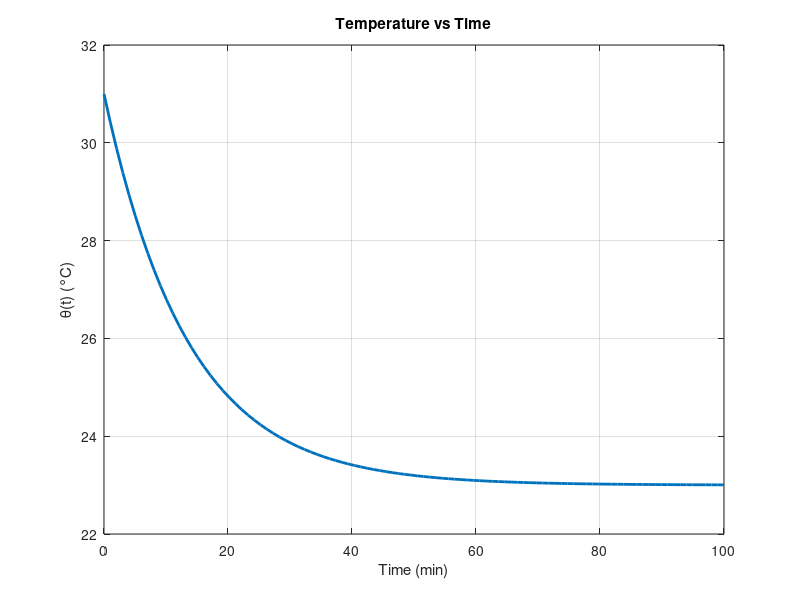
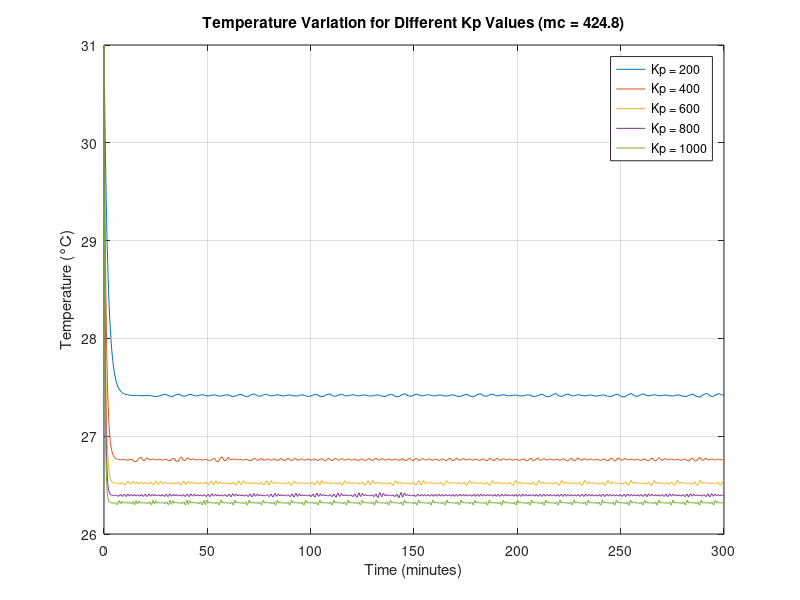
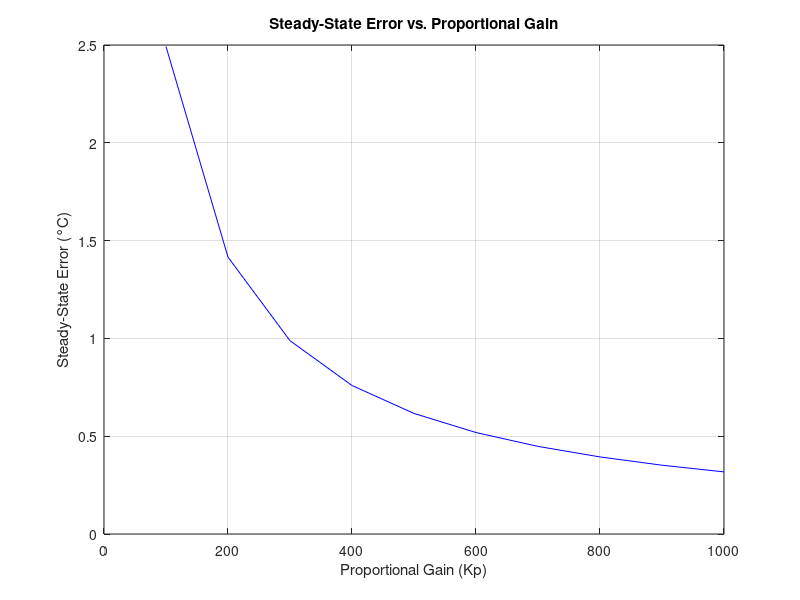
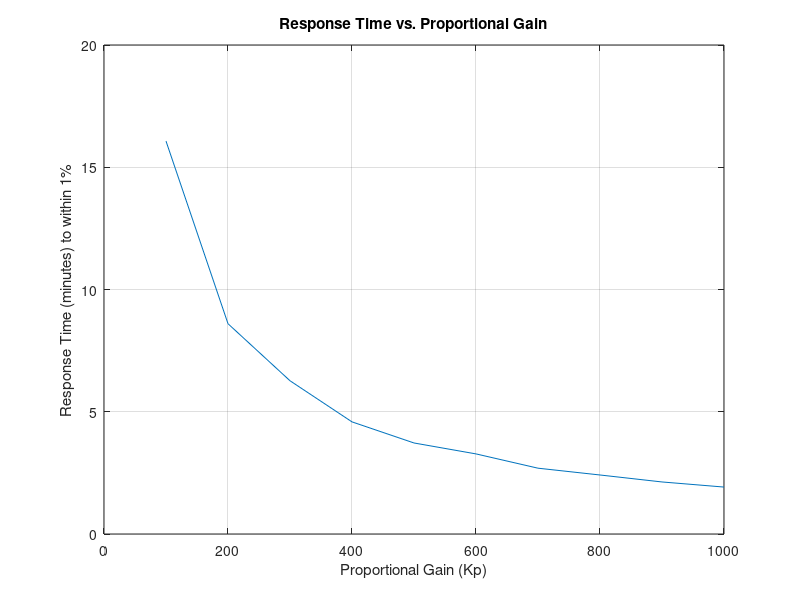

These charts were generated, in order, by the following MATLAB code: (Note: this script raises an error after producing the figures.)
%% MATLAB code for temperature distribution when θset = 20oC

% Parameters
theta0 = 31;         % Initial temperature (°C)
theta_outd = 32;     % Outdoor temperature (°C)
Q_out = 24000/(60.*0.94787);         % Heat loss (W)
P = (2314.3.*60)/1000;             % Power input (W)
U = 0.13;              % Overall heat transfer coefficient (W/m^2K)
A = 242;               % Surface area (m^2)
m = 10.*8.*4.5.*1.18;              % Mass (kg)
c = 1;            % Specific heat capacity (kJ/kg·K), converted to W·s/kg·K

% Calculated constants
k = U * A;                               % Heat transfer rate
k1 = theta_outd - Q_out/k + P/k;        % Steady state term

% Time vector
t = linspace(0, 100, 100);             % Time in minutes

% Temperature as a function of time
theta = (theta0 - k1) .* exp(-((k .* t) ./ (m * c))) + k1;

% Plot
plot(t, theta, 'LineWidth', 2)
xlabel('Time (min)')
ylabel('\theta(t) (°C)')
title('Temperature vs Time')
grid on



%% Temperature Variation for Different Kp Values

% Parameters
theta_outd = 32;         
theta_o = 31;            
theta_set = 26;          
U = 0.13;                
A = 242;                 

% Updated P and mc values
P = 2.3143 * 60;       
mc_value = 10 * 8 * 4.5 * 1.18; 

k = U * A;              

% Range of Kp values
Kp_values = 200:200:1000;

% Time span for the simulation
tspan = [0, 300]; 

% Initialize figure
figure;

% Loop through each Kp value
for Kp_value = Kp_values
    alpha = k / mc_value;          

    % Define the differential equation function
    dtheta_dt = @(t, theta) -alpha * (theta - (theta_outd - (Kp_value * (theta - theta_set)) / k + P / k));

    % Initial condition
    initial_theta = theta_o;

    % Solve the differential equation using ode45
    [t, theta] = ode45(dtheta_dt, tspan, initial_theta);

    % Plot the results for each Kp
    plot(t, theta, 'DisplayName', ['Kp = ', num2str(Kp_value)]);
    hold on;
end

% Add labels and title to the plot
xlabel('Time (minutes)');
ylabel('Temperature (°C)');
title(['Temperature Variation for Different Kp Values (mc = ', num2str(mc_value), ')']);
grid on;
legend('show');
hold off;




%% Steady-State Error vs. Proportional Gain for Different Kp Values

% Parameters
theta_outd = 32;         
theta_o = 31;            
theta_set = 26;          
U = 0.13;                
A = 242;                 

% Updated P and mc values
P = 2.3143 * 60;        
mc_value = 10 * 8 * 4.5 * 1.18; 

k = U * A;               

% Range of Kp values
Kp_values = 100:100:1000;

% Initialize arrays to store Kp and steady-state error
steady_state_errors = zeros(size(Kp_values));

% Loop through each Kp value
for i = 1:length(Kp_values)
    Kp_value = Kp_values(i);

    % Calculate the approximate steady-state temperature
    steady_state_temp = (theta_outd * k + P + Kp_value * theta_set) / (k + Kp_value); % More direct steady-state formula

    % Calculate the steady-state error
    steady_state_error = abs(theta_set - steady_state_temp);
    steady_state_errors(i) = steady_state_error;
end

% Plot the steady-state error vs. Kp
figure;
plot(Kp_values, steady_state_errors, 'b-');
xlabel('Proportional Gain (Kp)');
ylabel('Steady-State Error (°C)');
title('Steady-State Error vs. Proportional Gain');
grid on;



%% 4. Response time vs Proportional Gain for Different Kp Values

% Parameters
theta_outd = 32;         
theta_o = 31;            
theta_set = 26;          
U = 0.13;                
A = 242;                 
P = 2.3143 * 60;        
mc_value = 10 * 8 * 4.5 * 1.18; 
k = U * A;               

% Range of Kp values
Kp_values = 100:100:1000;

% Time span for simulation 
tspan = [0, 1000]; 

% Tolerance for reaching steady state 
tolerance_percent = 1;

% Initialize array to store response times
response_times = zeros(size(Kp_values));

% Initialize figure
figure;

% Loop through each Kp value
for i = 1:length(Kp_values)
    Kp_value = Kp_values(i);
    alpha = k / mc_value;

    % Define the differential equation function
    dtheta_dt = @(t, theta) -alpha * (theta - (theta_outd - (Kp_value * (theta - theta_set)) / k + P / k));

    % Initial condition
    initial_theta = theta_o;

    % Solve the differential equation using ode45
    [t, theta] = ode45(dtheta_dt, tspan, initial_theta);

    % Calculate the steady-state temperature
    steady_state_temp = (theta_outd * k + P + Kp_value * theta_set) / (k + Kp_value);

    % Determine the response time
    difference = abs(steady_state_temp - initial_theta);
    tolerance = tolerance_percent / 100 * difference;
    settling_time_index = find(abs(theta - steady_state_temp) <= tolerance, 1, 'first');

    if ~isempty(settling_time_index)
        response_times(i) = t(settling_time_index);
    else
        response_times(i) = NaN; % Did not reach steady state within the simulation time
    end
end

% Plot the response time vs. Kp
figure;
plot(Kp_values, response_times);
xlabel('Proportional Gain (Kp)');
ylabel(['Response Time (minutes) to within ', num2str(tolerance_percent), '%']);
title('Response Time vs. Proportional Gain');
grid on;



%% 5.	Temperature Response with PI Control for different ki values (kp = 42)

% Parameters
mc = 10 * 8 * 4.5 * 1.18;          
UA = 0.13*242;         
Kp = 42;          
ki_values = 200:200:1000;           
theta_set = 26;     
theta0 = 31;        
dtheta0 = 0;        
tspan = [0 100];   

% Define the ODE system for PI control

% Plot the response
figure;
for ki_value=ki_values
    
    ode_fun = @(t, y) [
    y(2);  % dθ/dt = y(2)
    (ki_value * theta_set - (UA + Kp) * y(2) - ki_value * y(1)) / mc  % d²θ/dt²
     ];
 
    % Solve the ODE
    [t, y] = ode45(ode_fun, tspan, [theta0; dtheta0]);
    theta = y(:, 1);  % Extract temperature

    plot(t, theta,'DisplayName', ['Ki = ', num2str(ki_value)]);
    hold on;
end

xlabel('Time (minutes)');
ylabel('Indoor Temperature (°C)');
title('Temperature Response with PI Control');
grid on;
ylim([20 32]);
legend('show');
hold off;



%% 6. Steady state error vs PI controller for different ki values (kp = 42)

% Parameters
mc = 10 * 8 * 4.5 * 1.18;          
UA = 0.13 * 242;         
Kp = 42;          
ki_values = 100:100:1000;           
theta_set = 26;     
theta0 = 31;        
dtheta0 = 0;        
tspan = [0 300];    % Increase time to let system settle

% Initialize error storage
steady_state_errors = zeros(size(ki_values));

% Loop through Ki values to compute steady-state errors
for i = 1:length(ki_values)
    ki_value = ki_values(i);

    % Define ODE system
    ode_fun = @(t, y) [
        y(2);  % dθ/dt
        (ki_value * theta_set - (UA + Kp) * y(2) - ki_value * y(1)) / mc  % d²θ/dt²
    ];

    % Solve the ODE
    [t, y] = ode45(ode_fun, tspan, [theta0; dtheta0]);

    % Final temperature value
    theta_final = y(end, 1);

    % Compute steady-state error
    steady_state_errors(i) = abs(theta_set - theta_final);
end

% Plot steady-state error vs Ki
figure;
plot(ki_values, steady_state_errors, '-o', 'LineWidth', 2);
xlabel('Ki Value');
ylabel('Steady-State Error (°C)');
title('Steady-State Error vs. Ki for PI Control');
grid on;



%% 7. Response time vs PI controller for different ki values (kp = 42)

% Parameters
mc = 10 * 8 * 4.5 * 1.18;          
UA = 0.13 * 242;         
Kp = 42;          
ki_values = 200:200:1000;           
theta_set = 26;     
theta0 = 31;        
dtheta0 = 0;        
tspan = [0 300];    

% Settling tolerance (e.g., ±0.5°C)
tolerance = 1;

% Initialize storage
response_times = zeros(size(ki_values));

% Loop through Ki values
for i = 1:length(ki_values)
    ki_value = ki_values(i);

    % Define ODE system
    ode_fun = @(t, y) [
        y(2);  % dθ/dt
        (ki_value * theta_set - (UA + Kp) * y(2) - ki_value * y(1)) / mc  % d²θ/dt²
    ];

    % Solve the ODE
    [t, y] = ode45(ode_fun, tspan, [theta0; dtheta0]);
    theta = y(:,1);

    % Find time when theta stays within the tolerance band
    within_band = abs(theta - theta_set) <= tolerance;

    % Determine response time: last time before it stays within band
    response_time = NaN;
    for j = 1:length(t)
        if all(within_band(j:end))
            response_time = t(j);
            break;
        end
    end

    % Store response time
    response_times(i) = response_time;
end

% Plot response time vs Ki
figure;
plot(ki_values, response_times, '-o', 'LineWidth', 2);
xlabel('Ki Value');
ylabel('Response Time (minutes)');
title('Response Time vs. Ki for PI Control');
grid on;




%% 8. Temperature Variation for Different Kp Values for two different set temperature values.

% Parameters
theta_outd = 32;          
theta_o = 31;             
theta_set_initial = 25;   
theta_set_changed = 26;   % °C (setpoint after 10 minutes)
U = 0.13;                 % kJ m^-2 °C^-1 min^-1
A = 242;                  % m^2

% Updated P and mc values
P = 2.3143 * 60;          % kJ min^-1
mc_value = 10 * 8 * 4.5 * 1.18; % kJ °C^-1

k = U * A;                % kJ °C^-1 min^-1

% Range of Kp values
Kp_values = 500:500:5000;

% Time span for the first part of the simulation
tspan1 = [0, 10]; % Simulate for the first 10 minutes

% Initialize figure
figure;

% Loop through each Kp value
for Kp_value = Kp_values
    alpha = k / mc_value;         % min^-1

    % Define the differential equation function for the first part
    dtheta_dt1 = @(t, theta) -alpha * (theta - (theta_outd - (Kp_value * (theta - theta_set_initial)) / k + P / k));

    % Initial condition
    initial_theta = theta_o;

    % Solve the differential equation for the first part using ode45
    [t1, theta1] = ode45(dtheta_dt1, tspan1, initial_theta);

    % The final temperature of the first part becomes the initial temperature
    initial_theta2 = theta1(end);

    % Time span for the second part of the simulation (shifted by 10 minutes)
    tspan2 = [10, 300];

    % Define the differential equation function for the second part with the
    % changed theta_set
    dtheta_dt2 = @(t, theta) -alpha * (theta - (theta_outd - (Kp_value * (theta - theta_set_changed)) / k + P / k));

    % Solve the differential equation for the second part using ode45
    [t2, theta2] = ode45(dtheta_dt2, tspan2, initial_theta2);

    % Combine the time and temperature vectors for plotting
    t = [t1; t2];
    theta = [theta1; theta2];

    % Plot the results for each Kp
    plot(t, theta, 'DisplayName', ['Kp = ', num2str(Kp_value)]);
    hold on;
end

% Add labels and title to the plot
xlabel('Time (minutes)');
ylabel('Temperature (°C)');
title(['Temperature Variation for Different Kp Values (mc = ', num2str(mc_value), ')']);
grid on;
legend('show');
hold off;


%% 9.	Steady state errors for two different set temperature values with proportional controller

% Parameters
theta_outd = 32;          
theta_o = 31;            
theta_set_initial = 25;  
theta_set_changed = 26;   
U = 0.13;                 
A = 242;                  

% Updated P and mc values
P = 2.3143 * 60;          
mc_value = 10 * 8 * 4.5 * 1.18; 

k = U * A;                

% Range of Kp values
Kp_values = 500:500:5000;

% Time span for the first part of the simulation
tspan1 = [0, 10]; 

% Time span for the second part of the simulation
tspan2 = [10, 300]; 

% Initialize arrays to store steady-state errors
steady_state_error_initial = zeros(size(Kp_values));
steady_state_error_changed = zeros(size(Kp_values));


% Loop through each Kp value
for i = 1:length(Kp_values)
    Kp_value = Kp_values(i);
    alpha = k / mc_value;         

    % --- Simulation for the first part (theta_set = 25) ---
    dtheta_dt1 = @(t, theta) -alpha * (theta - (theta_outd - (Kp_value * (theta - theta_set_initial)) / k + P / k));
    initial_theta = theta_o;
    [t1, theta1] = ode45(dtheta_dt1, tspan1, initial_theta);

    % --- Simulation for the second part (theta_set = 26) ---
    initial_theta2 = theta1(end);
    dtheta_dt2 = @(t, theta) -alpha * (theta - (theta_outd - (Kp_value * (theta - theta_set_changed)) / k + P / k));
    [t2, theta2] = ode45(dtheta_dt2, tspan2, initial_theta2);

    % Combine time and temperature
    t = [t1; t2];
    theta = [theta1; theta2];


    % Approximate steady-state error for the initial setpoint (before 10 % min)
    steady_state_temp_initial_simulated = theta1(end);
    steady_state_error_initial(i) = abs(theta_set_initial - steady_state_temp_initial_simulated);

    % Approximate steady-state error for the changed setpoint (after 10 min)
    steady_state_temp_changed_simulated = theta2(end);
    steady_state_error_changed(i) = abs(theta_set_changed - steady_state_temp_changed_simulated);
end

figure;

plot(Kp_values, steady_state_error_initial, '-o');
xlabel('Kp');
ylabel('Steady-State Error (°C) (theta\_set = 25 °C)');
title('Steady-State Error vs. Kp (Initial Setpoint)');
grid on;

figure;
plot(Kp_values, steady_state_error_changed, '-o');
xlabel('Kp');
ylabel('Steady-State Error (°C) (theta\_set = 26 °C)');
title('Steady-State Error vs. Kp (Changed Setpoint)');
grid on;



%% 10. Temperature variation with PI controller for Different Ki Values for two different set temperature values. (kp = 42)

% Parameters
mc = 10 * 8 * 4.5 * 1.18;          
UA = 0.13 * 242;         
Kp = 42;          
ki_values = 200:200:1000;           
theta_set1 = 25;     % Initial setpoint
theta_set2 = 26;     % New setpoint after switch
theta0 = 31;        
dtheta0 = 0;        
tspan = [0 100];   
t_switch = 10;     % Time at which setpoint changes

% Initialize plot
figure;

for ki_value = ki_values

    % Define time-varying ODE with dynamic theta_set
    ode_fun = @(t, y) [
        y(2);  % dθ/dt
        (ki_value * (t < t_switch)*theta_set1 + ...
         ki_value * (t >= t_switch)*theta_set2 - ...
         (UA + Kp) * y(2) - ...
         ki_value * y(1)) / mc  % d²θ/dt²
    ];

    % Solve ODE
    [t, y] = ode45(ode_fun, tspan, [theta0; dtheta0]);
    theta = y(:, 1);

    % Plot
    plot(t, theta, 'DisplayName', ['Ki = ', num2str(ki_value)]);
    hold on;
end

% Plot formatting
xlabel('Time (minutes)');
ylabel('Indoor Temperature (°C)');
title(['Temperature Variation for Different Ki Values (mc = ', num2str(mc_value), ')']);
grid on;
ylim([20 32]);
legend('show');
hold off;



%% 11. Steady state errors for two different set temperature values with PI controller for different ki values. (kp = 42)

% Parameters
theta_outd = 32;
theta_o = 31;
theta_set_initial = 25;
theta_set_changed = 26;
U = 0.13;
A = 242;

% Updated P and mc values
P = 2.3143 * 60;
mc_value = 10 * 8 * 4.5 * 1.18;

k = U * A;

% Fixed Kp value
Kp_value = 42;

% Range of Ki values
Ki_values = 200:200:1000;     % Adjusted range for Ki

% Time span for the first part of the simulation
tspan1 = [0, 10];

% Time span for the second part of the simulation
tspan2 = [10, 300];

% Initialize arrays to store steady-state errors
steady_state_error_initial = zeros(size(Ki_values));
steady_state_error_changed = zeros(size(Ki_values));

% Loop through each Ki value
for j = 1:length(Ki_values)
    Ki_value = Ki_values(j);
    alpha = k / mc_value;

    % Initialize integral error
    integral_error = 0;

    % --- Simulation for the first part (theta_set = 25) ---
    dtheta_dt1 = @(t, vars) HeatTransferPI(t, vars, theta_outd, Kp_value, Ki_value, k, P, alpha, theta_set_initial);
    initial_vars = [theta_o; 0]; % [theta; integral_error]
    [t1, vars1] = ode45(dtheta_dt1, tspan1, initial_vars);
    theta1 = vars1(:, 1);
    integral_error_end1 = vars1(end, 2);

    % --- Simulation for the second part (theta_set = 26) ---
    initial_vars2 = [theta1(end); integral_error_end1];
    dtheta_dt2 = @(t, vars) HeatTransferPI(t, vars, theta_outd, Kp_value, Ki_value, k, P, alpha, theta_set_changed);
    [t2, vars2] = ode45(dtheta_dt2, tspan2, initial_vars2);
    theta2 = vars2(:, 1);

    % Combine time and temperature
    t = [t1; t2];
    theta = [theta1; theta2];

    % Approximate steady-state error for the initial setpoint (before 10 min)
    steady_state_temp_initial_simulated = theta1(end);
    steady_state_error_initial(j) = abs(theta_set_initial - steady_state_temp_initial_simulated);

    % Approximate steady-state error for the changed setpoint (after 10 min)
    steady_state_temp_changed_simulated = theta2(end);
    steady_state_error_changed(j) = abs(theta_set_changed - steady_state_temp_changed_simulated);
end


% --- Plotting the results ---
figure;
plot(Ki_values, steady_state_error_initial, '-o');
xlabel('Ki');
ylabel('Steady-State Error (°C) (theta\_set = 25 °C)');
title(['Steady-State Error vs. Ki (Kp = ', num2str(Kp_value), ', Initial Setpoint)']);
grid on;

figure;
plot(Ki_values, steady_state_error_changed, '-o');
xlabel('Ki');
ylabel('Steady-State Error (°C) (theta\_set = 26 °C)');
title(['Steady-State Error vs. Ki (Kp = ', num2str(Kp_value), ' , Changed Setpoint)']);
grid on;

% --- Function for the PI controller dynamics ---
function dvars_dt = HeatTransferPI(t, vars, theta_outd, Kp, Ki, k, P, alpha, theta_set)
    theta = vars(1);
    integral_error = vars(2);
    error = theta_set - theta;
    control_signal = Kp * error + Ki * integral_error;
    dtheta_dt = -alpha * (theta - (theta_outd - control_signal / k + P / k));
    dintegral_error_dt = error;
    dvars_dt = [dtheta_dt; dintegral_error_dt];
end



%% 12.Temperature variation with proportional controller when outdoor temperature changes steadily

% Parameters
theta_outd_initial = 32;    
theta_outd_final = 34;      
change_duration = 60;     
theta_o = 31;               
theta_set = 26;             
U = 0.13;                   
A = 242;                    

% Updated P and mc values
P = 2.3143 * 60;            
mc_value = 10 * 8 * 4.5 * 1.18; 

k = U * A;                  

% Range of Kp values
Kp_values = 500:500:5000;

% Time span for the simulation
tspan = [0, 300]; 

% Initialize figure
figure;

% Loop through each Kp value
for Kp_value = Kp_values
    alpha = k / mc_value;         

    % Define the differential equation function with time-varying theta_outd (using local function)
    dtheta_dt = @(t, theta) -alpha * (theta - (theta_outd_t(t) - (Kp_value * (theta - theta_set)) / k + P / k));

    % Initial condition
    initial_theta = theta_o;

    % Solve the differential equation using ode45
    [t, theta] = ode45(dtheta_dt, tspan, initial_theta);

    % Plot the results for each Kp
    plot(t, theta, 'DisplayName', ['Kp = ', num2str(Kp_value)]);
    hold on;
end

% Add labels and title to the room temperature subplot
xlabel('Time (minutes)');
ylabel('Room Temperature (°C)');
title(['Room Temperature Variation for Different Kp Values (mc = ', num2str(mc_value), ')']);
grid on;
legend('show');
hold off;

figure;

% Create time vector for plotting outdoor temperature
t_outd = 0:1:tspan(end);
theta_outd_plot = arrayfun(@(t) theta_outd_t(t), t_outd);

plot(t_outd, theta_outd_plot, 'b-', 'LineWidth', 2); % Plot outdoor temperature in blue
xlabel('Time (minutes)');
ylabel('Outdoor Temperature (°C)');
title('Outdoor Temperature Variation');
grid on;

% Local function definition (must be at the end of the script)
function theta_out = theta_outd_t(t)
    if t <= 0
        theta_out = 32; % theta_outd_initial;
    elseif t <= 60
        theta_out = 32 + (34 - 32) * (t / 60); % Linear increase
    else
        theta_out = 34; % theta_outd_final;
    end
end



%% 13. Steady state error with different kp values when outdoor temperature changes steadily

% Parameters
theta_outd_initial = 32;    
theta_outd_final = 34;      
change_duration = 60;     
theta_o = 31;               
theta_set = 26;             
U = 0.13;                   
A = 242;                    

% Updated P and mc values
P = 2.3143 * 60;            
mc_value = 10 * 8 * 4.5 * 1.18; 

k = U * A;                  

% Range of Kp values
Kp_values = 500:500:5000;

% Time span for the simulation
tspan = [0, 300]; 

% Initialize arrays to store results
steady_state_errors = zeros(size(Kp_values));
response_times = zeros(size(Kp_values));

% Initialize figure
figure;


% Loop through each Kp value
for i = 1:length(Kp_values)
    Kp_value = Kp_values(i);
    alpha = k / mc_value;         

    % Define the differential equation function with time-varying theta_outd (using local function)
    dtheta_dt = @(t, theta) -alpha * (theta - (theta_outd_t(t) - (Kp_value * (theta - theta_set)) / k + P / k));

    % Initial condition
    initial_theta = theta_o;

    % Solve the differential equation using ode45
    [t, theta] = ode45(dtheta_dt, tspan, initial_theta);

    % Plot the results for each Kp
    plot(t, theta, 'DisplayName', ['Kp = ', num2str(Kp_value)]);
    hold on;

    % Approximate steady-state error (using the final value)
    steady_state_errors(i) = abs(theta_set - theta(end));

    % Approximate response time (time to reach within 1% of steady state)
    final_value = theta(end);
    tolerance = 0.01 * abs(theta(end) - theta_o); % 2% of the total change
    settling_threshold_upper = final_value + tolerance;
    settling_threshold_lower = final_value - tolerance;

    settling_index = find(t >= 60 & theta >= settling_threshold_lower & theta <= settling_threshold_upper, 1, 'first'); % Start checking after outdoor temp stabilizes
    if ~isempty(settling_index)
        response_times(i) = t(settling_index) - 60; % Time after the outdoor temp finished changing
    else
        response_times(i) = NaN; % Did not settle within the simulation time
    end
end

% plot for Steady-State Error vs Kp
plot(Kp_values, steady_state_errors, 'r-o');
xlabel('Kp Value');
ylabel('Steady-State Error (°C)');
title('Steady-State Error vs Kp');
ylim([0 2]);
grid on;

% Local function definition (must be at the end of the script)
function theta_out = theta_outd_t(t)
    if t <= 0
        theta_out = 32; % theta_outd_initial;
    elseif t <= 60
        theta_out = 32 + (34 - 32) * (t / 60); % Linear increase
    else
        theta_out = 34; % theta_outd_final;
    end
end
